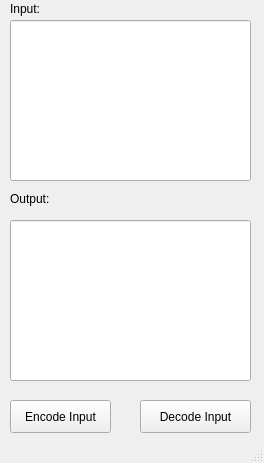
<?xml version="1.0" encoding="UTF-8"?>
<ui version="4.0">
 <class>CryptoTool</class>
 <widget class="QMainWindow" name="CryptoTool">
  <property name="geometry">
   <rect>
    <x>0</x>
    <y>0</y>
    <width>264</width>
    <height>463</height>
   </rect>
  </property>
  <property name="windowTitle">
   <string>CryptoTool</string>
  </property>
  <widget class="QWidget" name="centralwidget">
   <widget class="QLineEdit" name="Input">
    <property name="geometry">
     <rect>
      <x>10</x>
      <y>20</y>
      <width>241</width>
      <height>161</height>
     </rect>
    </property>
   </widget>
   <widget class="QPushButton" name="decodeButton">
    <property name="geometry">
     <rect>
      <x>140</x>
      <y>400</y>
      <width>111</width>
      <height>33</height>
     </rect>
    </property>
    <property name="text">
     <string>Decode Input</string>
    </property>
   </widget>
   <widget class="QLineEdit" name="Output">
    <property name="geometry">
     <rect>
      <x>10</x>
      <y>220</y>
      <width>241</width>
      <height>161</height>
     </rect>
    </property>
   </widget>
   <widget class="QLabel" name="label">
    <property name="geometry">
     <rect>
      <x>10</x>
      <y>0</y>
      <width>181</width>
      <height>17</height>
     </rect>
    </property>
    <property name="text">
     <string>Input:</string>
    </property>
   </widget>
   <widget class="QLabel" name="label_2">
    <property name="geometry">
     <rect>
      <x>10</x>
      <y>190</y>
      <width>181</width>
      <height>17</height>
     </rect>
    </property>
    <property name="text">
     <string>Output:</string>
    </property>
   </widget>
   <widget class="QPushButton" name="encodeButton">
    <property name="geometry">
     <rect>
      <x>10</x>
      <y>400</y>
      <width>101</width>
      <height>33</height>
     </rect>
    </property>
    <property name="text">
     <string>Encode Input</string>
    </property>
   </widget>
  </widget>
  <widget class="QStatusBar" name="statusbar"/>
 </widget>
 <resources/>
 <connections/>
</ui>
